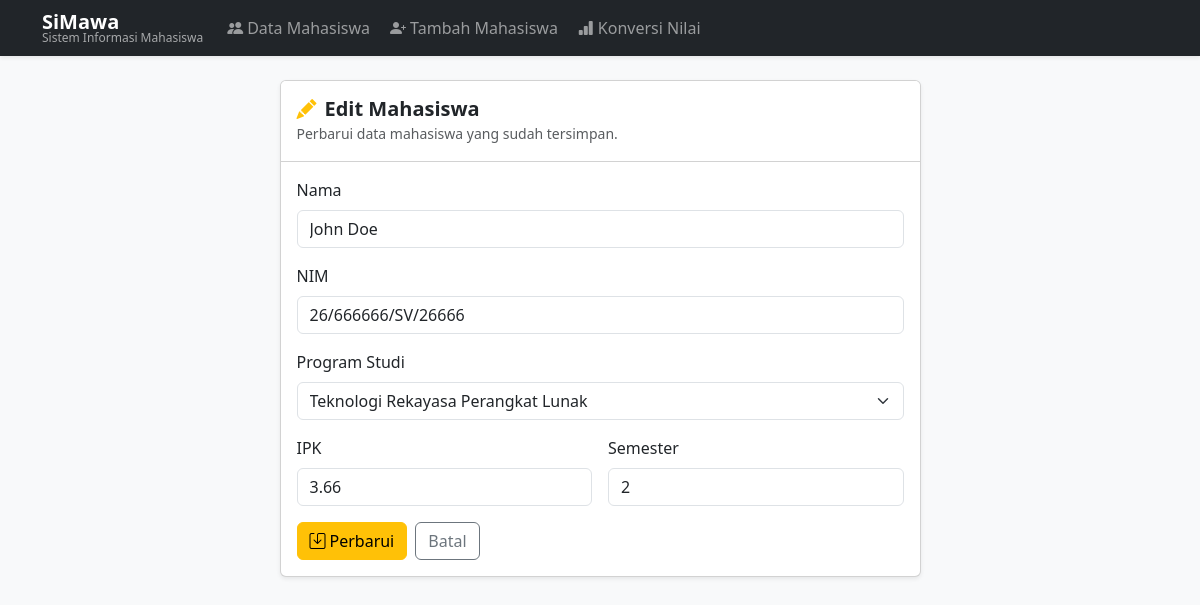
The app's page /p12/edit.php?id=33 with its own data.
### tables this page shows
CREATE TABLE `mahasiswa` (
  `id` int NOT NULL,
  `nama` varchar(100) NOT NULL,
  `nim` varchar(20) NOT NULL,
  `prodi_id` int NOT NULL,
  `ipk` decimal(3,2) NOT NULL,
  `semester` tinyint NOT NULL,
  `created_at` timestamp NULL DEFAULT CURRENT_TIMESTAMP
);

CREATE TABLE `prodi` (
  `id` int NOT NULL,
  `nama` varchar(100) NOT NULL
);

### src/p12/edit.php (the view, shortened to what this page needs)
<?php
$db = getDB();
$id = filter_input(INPUT_GET, 'id', FILTER_VALIDATE_INT);
$stmt = $db->prepare('SELECT * FROM mahasiswa WHERE id = ?');
$stmt->execute([$id]);
$mhs = $stmt->fetch();
$prodi = $db->query('SELECT id, nama FROM prodi ORDER BY nama')->fetchAll();
$errors = [];
$input = [
    'nama'     => $mhs['nama'],
    'nim'      => $mhs['nim'],
    'prodi_id' => $mhs['prodi_id'],
    'ipk'      => $mhs['ipk'],
    'semester' => $mhs['semester'],
];
require_once __DIR__ . '/layout/header.php';
?>
<div class="row justify-content-center">
  <div class="col-md-7">
    <div class="card shadow-sm">
      <div class="card-header bg-white py-3">
        <h5 class="mb-0 fw-semibold"><i class="bi bi-pencil-fill me-2 text-warning"></i>Edit Mahasiswa</h5>
        <small class="text-muted">Perbarui data mahasiswa yang sudah tersimpan.</small>
      </div>
      <div class="card-body">
        <form method="POST" novalidate>
          <div class="mb-3">
            <label class="form-label fw-medium">Nama</label>
            <input type="text" name="nama" class="form-control <?= isset($errors['nama']) ? 'is-invalid' : '' ?>"
                   value="<?= htmlspecialchars($input['nama']) ?>">
          </div>
          <div class="mb-3">
            <label class="form-label fw-medium">NIM</label>
            <input type="text" name="nim" class="form-control <?= isset($errors['nim']) ? 'is-invalid' : '' ?>"
                   value="<?= htmlspecialchars($input['nim']) ?>">
          </div>
          <div class="mb-3">
            <label class="form-label fw-medium">Program Studi</label>
            <select name="prodi_id" class="form-select <?= isset($errors['prodi_id']) ? 'is-invalid' : '' ?>">
              <?php foreach ($prodi as $p): ?>
                <option value="<?= $p['id'] ?>" <?= $input['prodi_id'] == $p['id'] ? 'selected' : '' ?>>
                  <?= htmlspecialchars($p['nama']) ?>
                </option>
              <?php endforeach; ?>
            </select>
          </div>
          <div class="row g-3 mb-3">
            <div class="col">
              <label class="form-label fw-medium">IPK</label>
              <input type="number" name="ipk" step="0.01" min="0" max="4"
                     class="form-control <?= isset($errors['ipk']) ? 'is-invalid' : '' ?>"
                     value="<?= htmlspecialchars($input['ipk']) ?>">
            </div>
            <div class="col">
              <label class="form-label fw-medium">Semester</label>
              <input type="number" name="semester" min="1" max="14"
                     class="form-control <?= isset($errors['semester']) ? 'is-invalid' : '' ?>"
                     value="<?= htmlspecialchars($input['semester']) ?>">
            </div>
          </div>
          <div class="d-flex gap-2">
            <button type="submit" class="btn btn-warning">
              <i class="bi bi-save me-1"></i>Perbarui
            </button>
            <a href="index.php" class="btn btn-outline-secondary">Batal</a>
          </div>
        </form>
      </div>
    </div>
  </div>
</div>
<?php require_once __DIR__ . '/layout/footer.php'; ?>

### src/p12/layout/header.php (style rules this page uses)
body { background-color: #f8f9fa; }

### records on screen
mahasiswa: nama "John Doe", nim "26/666666/SV/26666", prodi_id "Teknologi Rekayasa Perangkat Lunak", ipk "3.66", semester "2"
